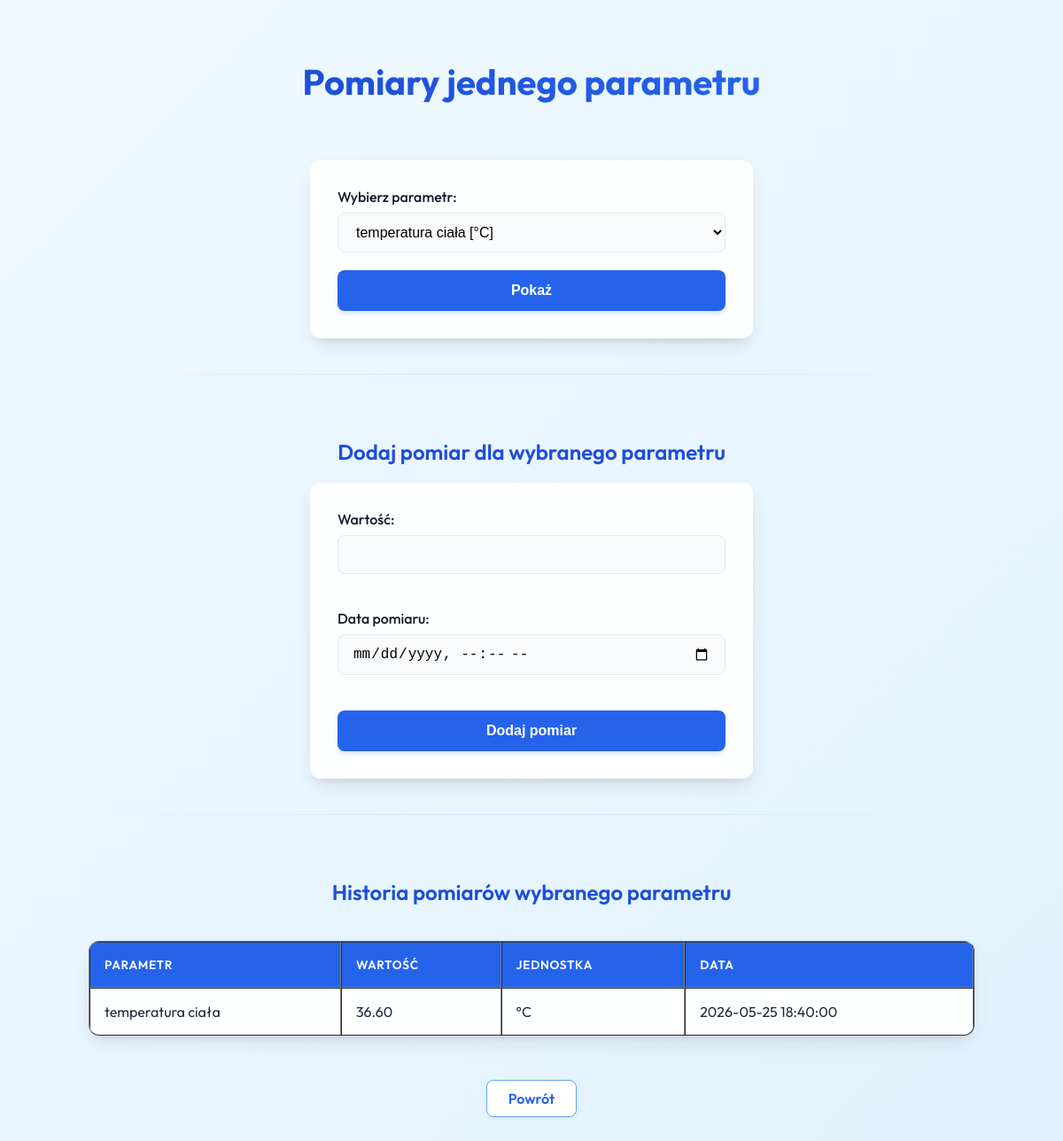
Screenshot of /parametr_pomiary.php?parametr_id=1 (signed in) with the database file from the repository.
### tables this page shows
CREATE TABLE `pomiary` (
  `id` int(11) NOT NULL,
  `user_id` int(11) NOT NULL,
  `parametr_id` int(11) NOT NULL,
  `wartosc` decimal(10,2) NOT NULL,
  `data_pomiaru` datetime NOT NULL
);

CREATE TABLE `parametry` (
  `id` int(11) NOT NULL,
  `nazwa` varchar(100) NOT NULL,
  `jednostka_id` int(11) NOT NULL,
  `user_id` int(10) UNSIGNED DEFAULT NULL,
  `norma_min` decimal(10,2) DEFAULT NULL,
  `norma_max` decimal(10,2) DEFAULT NULL
);

CREATE TABLE `jednostki` (
  `id` int(11) NOT NULL,
  `nazwa` varchar(100) NOT NULL,
  `symbol` varchar(20) NOT NULL
);

### parametr_pomiary.php (the view, shortened to what this page needs)
<?php
$conn = mysqli_connect($dbservername, $dbusername, $dbpassword, $dbname);
$user_id = $_SESSION["current_user"];
$wybrany_parametr = "";
if (isset($_GET["parametr_id"])) {
    $wybrany_parametr = $_GET["parametr_id"];
}
?>
<!DOCTYPE html>
<html>
<head>
    <link rel="stylesheet" href="styl.css">
</head>
<body>
<h1>Pomiary jednego parametru</h1>
<form method="GET">
    <label>Wybierz parametr:</label>
    <select name="parametr_id" required>
        <?php
        $sql = "
        SELECT
            parametry.id,
            parametry.nazwa,
            jednostki.symbol
        FROM parametry
        JOIN jednostki
        ON parametry.jednostka_id = jednostki.id
        ";
        $result = mysqli_query($conn, $sql);
        while ($row = mysqli_fetch_assoc($result)) {
            $selected = "";
            if ($wybrany_parametr == $row["id"]) {
                $selected = "selected";
            }
            echo "
            <option value='".$row["id"]."' $selected>
                ".$row["nazwa"]." [".$row["symbol"]."]
            </option>
            ";
        }
        ?>
    </select>
    <input type="submit" value="Pokaż">
</form>
<hr>
<?php
if ($wybrany_parametr != "") {
?>
<h2>Dodaj pomiar dla wybranego parametru</h2>
<form method="POST">
    <label>Wartość:</label>
    <input type="number" step="0.01" name="wartosc" required>
    <br><br>
    <label>Data pomiaru:</label>
    <input type="datetime-local" name="data_pomiaru" required>
    <br><br>
    <input type="submit" value="Dodaj pomiar">
</form>
<hr>
<h2>Historia pomiarów wybranego parametru</h2>
<table border="1" cellpadding="10">
<tr>
    <th>Parametr</th>
    <th>Wartość</th>
    <th>Jednostka</th>
    <th>Data</th>
</tr>
<?php
$parametr_id = mysqli_real_escape_string($conn, $wybrany_parametr);
$sql = "
SELECT
    pomiary.wartosc,
    pomiary.data_pomiaru,
    parametry.nazwa,
    jednostki.symbol
FROM pomiary
JOIN parametry
ON pomiary.parametr_id = parametry.id
JOIN jednostki
ON parametry.jednostka_id = jednostki.id
WHERE pomiary.user_id = '$user_id'
AND pomiary.parametr_id = '$parametr_id'
ORDER BY pomiary.data_pomiaru DESC
";
$result = mysqli_query($conn, $sql);
while ($row = mysqli_fetch_assoc($result)) {
    echo "<tr>";
    echo "<td>".$row["nazwa"]."</td>";
    echo "<td>".$row["wartosc"]."</td>";
    echo "<td>".$row["symbol"]."</td>";
    echo "<td>".$row["data_pomiaru"]."</td>";
    echo "</tr>";
}
?>
</table>
<?php
}
?>
<br><br>
<a href="index.php">Powrót</a>
</body>
</html>

### styl.css (style rules this page uses)
:root { --primary: #2563eb; --primary-dark: #1d4ed8; --primary-light: #60a5fa; --secondary: #0f172a; --bg-gradient: linear-gradient(135deg, #f0f9ff 0%, #e0f2fe 100%); --card-bg: rgba(255, 255, 255, 0.95); --text-main: #1e293b; --text-muted: #64748b; --shadow: 0 10px 25px -5px rgba(0, 0, 0, 0.1), 0 8px 10px -6px rgba(0, 0, 0, 0.1); --shadow-hover: 0 20px 25px -5px rgba(37, 99, 235, 0.25); --radius: 12px; }
* { box-sizing: border-box; transition: all 0.2s ease-in-out; }
body { font-family: 'Outfit', sans-serif; background: var(--bg-gradient); background-attachment: fixed; min-height: 100vh; margin: 0; padding: 40px; color: var(--text-main); display: flex; flex-direction: column; align-items: center; }
h1 { font-size: 2.5rem; font-weight: 700; color: var(--secondary); margin-bottom: 2rem; text-align: center; background: linear-gradient(to right, var(--primary-dark), var(--primary)); -webkit-background-clip: text; -webkit-text-fill-color: transparent; }
h2 { color: var(--primary-dark); font-weight: 600; margin-top: 2rem; }
hr { border: 0; height: 1px; background-image: linear-gradient(to right, rgba(0, 0, 0, 0), rgba(37, 99, 235, 0.1), rgba(0, 0, 0, 0)); margin: 40px 0; width: 100%; }
form { background: var(--card-bg); padding: 30px; border-radius: var(--radius); box-shadow: var(--shadow); width: 100%; max-width: 500px; backdrop-filter: blur(10px); border: 1px solid rgba(255, 255, 255, 0.5); }
form label { display: block; font-weight: 500; margin-bottom: 8px; color: var(--secondary); }
input[type="text"], input[type="number"], input[type="password"], input[type="datetime-local"], input[type="email"], select { width: 100%; padding: 12px 16px; border: 1px solid #e2e8f0; border-radius: 8px; font-size: 1rem; margin-bottom: 20px; background-color: #f8fafc; }
input[type="submit"] { background: var(--primary); color: white; padding: 14px 28px; border: none; border-radius: 8px; font-weight: 600; font-size: 1rem; cursor: pointer; width: 100%; box-shadow: 0 4px 6px -1px rgba(37, 99, 235, 0.2); }
table { width: 100%; max-width: 1000px; border-collapse: separate; border-spacing: 0; background: var(--card-bg); border-radius: var(--radius); overflow: hidden; box-shadow: var(--shadow); margin-top: 20px; }
table th { background: var(--primary); color: white; padding: 16px; text-align: left; font-weight: 600; text-transform: uppercase; font-size: 0.85rem; letter-spacing: 0.05em; }
table td { padding: 16px; border-bottom: 1px solid #f1f5f9; }
table tr:last-child td { border-bottom: none; }
body>a, .btn { display: inline-block; padding: 10px 24px; background: white; color: var(--primary); text-decoration: none; border-radius: 8px; font-weight: 600; margin: 10px 5px; border: 1px solid var(--primary-light); box-shadow: 0 2px 4px rgba(0, 0, 0, 0.05); }

### rows the page displays
pomiary: parametr.nazwa "temperatura ciała", wartosc "36.60", jednostki.symbol "°C", data_pomiaru "2026-05-25 18:40:00"

### other values shown
form field parametr_id "temperatura ciała [°C]"
